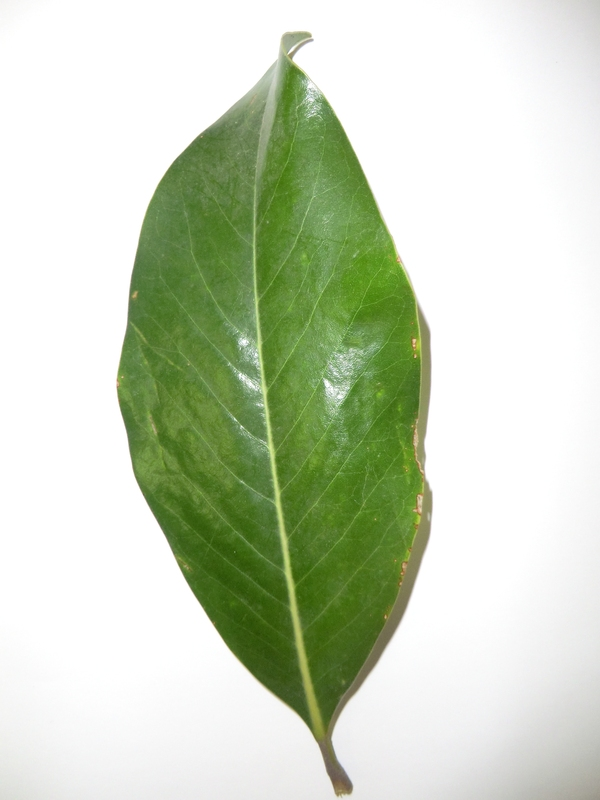
#> input picture Report/image/10145pseudoscan.jpg, 600 x 800 px
$ python FeatEx.py Report/image 5   (Python 2 division)   (older library calls are emulated)
#> lines starting #> are read from the running program, lines starting #| are printed output that depends on the picture
import sys
import cv2
import os
import glob
import numpy as np

# Extracts SIFT descriptors from images in a specified directory.
# The descriptors are saved in a separate *.fts file for each image.
#
# Arguments:
# 	- image_dir (required)	: directory containing the image files.
#	- max_F (optional)		: the maximum number of descriptors to be extracted from an image. If none given, as many as possible will be extracted.
#
# Example call: "python FeatEx.py imageclef/train 100".
#

def update_progress(current, total, maxNumKeypoints):
	print('Info: Processed [{0}/{1}]'.format(current, total))
	if (current == total):
		print('Info: Processing done!')
		if not maxNumKeypoints == 0:
			print('Info: {0} data points written.'.format(maxNumKeypoints * 128))
		else:
			print('Info: No maximum number of keypoints was specified so there may be discrepancies.')

def write_to_file(name, dir, data):
	file = open(dir + '/' + name + '.fts', 'w')
	temp_data = str(data).strip('[]').replace('.', '')
	clean_data = " ".join(temp_data.split())
	file.write(clean_data)
	file.close()

def prepare_sift(maxNumKeypoints = 0):
	sift = cv2.SIFT()
	if not maxNumKeypoints == 0:
		sift = cv2.SIFT(maxNumKeypoints)
	return sift


def extract_features(img, filename, dir, sift):
	# Apply mask so SIFT features are only extracted from unmasked (foreground) area.
	mask = cv2.threshold(img, 200, 255, cv2.THRESH_TOZERO_INV)[1]

	kps, des = sift.detectAndCompute(img, mask)

	if (des is None) :
		print filename + ' has no extractable features!'
		cv2.imwrite(dir + '/' + filename + '_mask.jpg',mask)
		return []
	return des.flatten()

def convert_to_grayscale(filepath):
#> called with filepath = 'Report/image/10145pseudoscan.jpg'
	img = cv2.imread(filepath, cv2.IMREAD_COLOR)
#> img is the input picture: shape (800, 600, 3); mean B, G, R 190.3, 212.9, 202.4
	gray = cv2.cvtColor(img, cv2.COLOR_BGR2GRAY)
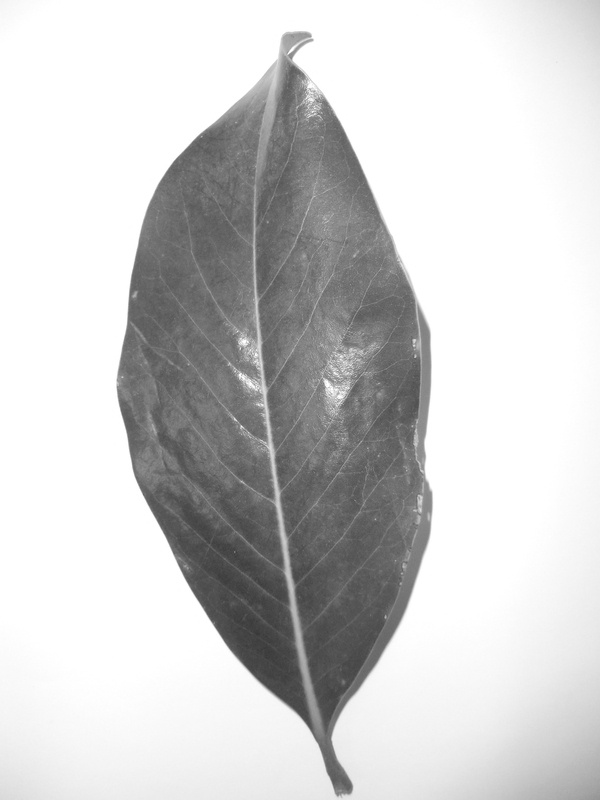
#> gray: shape (800, 600); min 54, max 255, mean 207.2
	return gray

def get_filenames(dir):
	files = []
	files.extend(glob.glob1(dir, '*.jpg'))
	files.extend(glob.glob1(dir, '*.jpeg'))
	files.extend(glob.glob1(dir, '*.png'))
	return files

def main(argv):
	argc = len(argv)

	np.set_printoptions(threshold=np.nan)

	if (argc > 1):
		dir = argv[1]
		files = get_filenames(dir);

		maxNKey = 0
		if argc > 2:
			maxNKey = int(argv[2])

		sift = prepare_sift(maxNKey)

		index = 0
		for file in files:
			img = convert_to_grayscale(dir + '/' + file)

			features = extract_features(img, file, dir, sift)
#> in extract_features, `mask = cv2.threshold(img, 200, 255, cv2.THRESH_TOZERO_INV)[1]`:
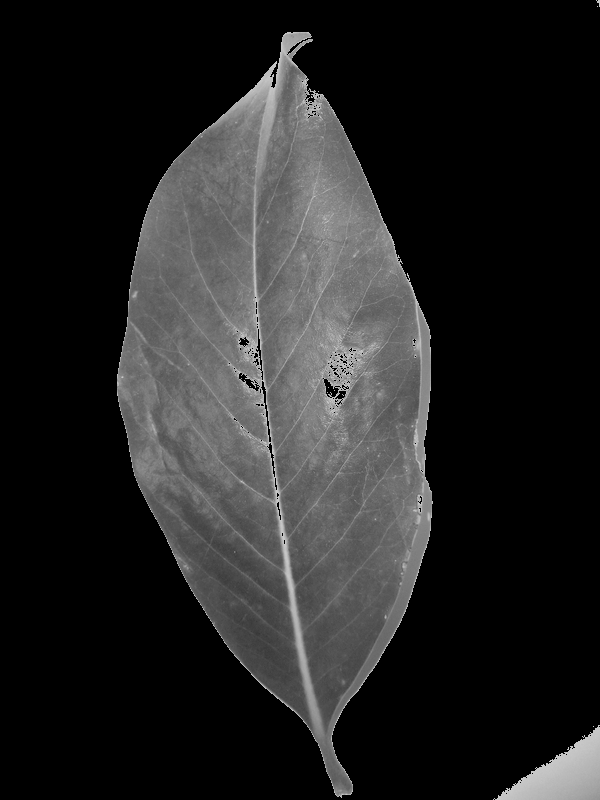
#> mask: shape (800, 600); min 0, max 200, mean 35.8
#> in extract_features, `kps, des = sift.detectAndCompute(img, mask)`: kps = 1 keypoints; (x, y, size): (296, 563, 168.3)
#> features = 128 values, max 146 at index 43, min 0 at index 0, mean 19.95
			write_to_file(os.path.splitext(file)[0], dir, features)
			index = index + 1
			update_progress(index, len(files), maxNKey)
#> pass 2 of the loop in main, `for file in files:`:
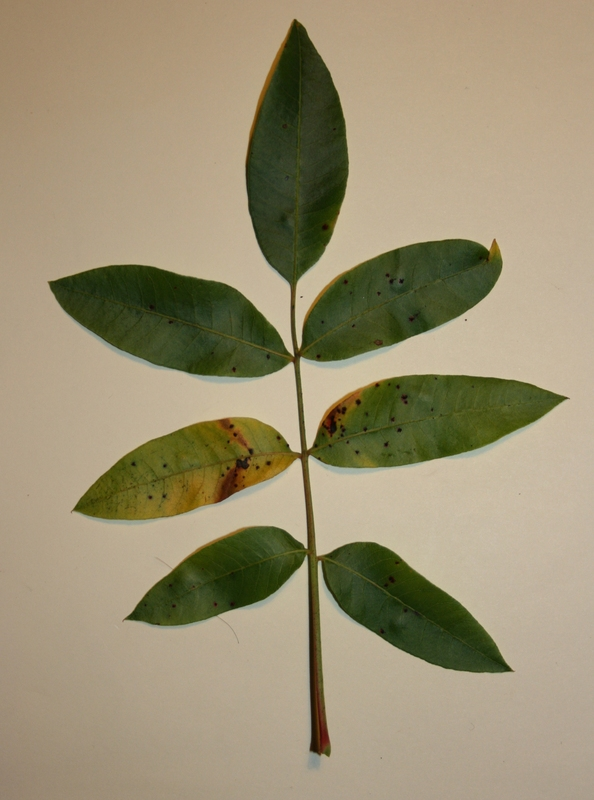
#> input picture Report/image/10513pseudoscan.jpg, 594 x 800 px
#> in convert_to_grayscale, img is the input picture: shape (800, 594, 3); mean B, G, R 114.5, 144, 154.9
#> in convert_to_grayscale (call 2), `gray = cv2.cvtColor(img, cv2.COLOR_BGR2GRAY)`:
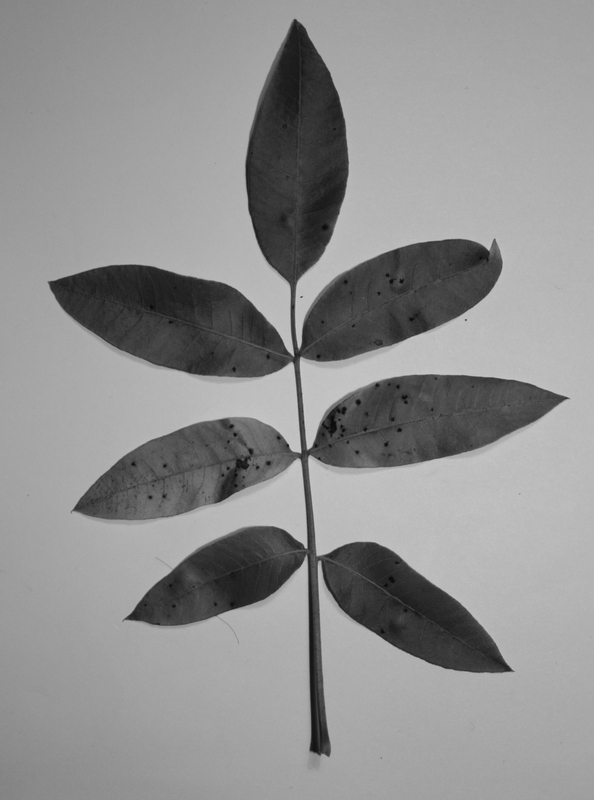
#> gray: shape (800, 594); min 9, max 203, mean 143.9
#> mask: shape (800, 594)
#> kps = 5 keypoints; (x, y, size): (319, 741, 16.3), (319, 741, 16.3), (237, 573, 52), (142, 308, 72.7), (142, 308, 72.7)
#> features = 640 values, max 167 at index 300, min 0 at index 66, mean 25.49

		if (len(files) == 0):
			print('Warning: Could not find images of type png, jpg, jpeg in directory!')
	else:
		print('Warning: No directory specified!')


if __name__ == "__main__":
	main(sys.argv)
